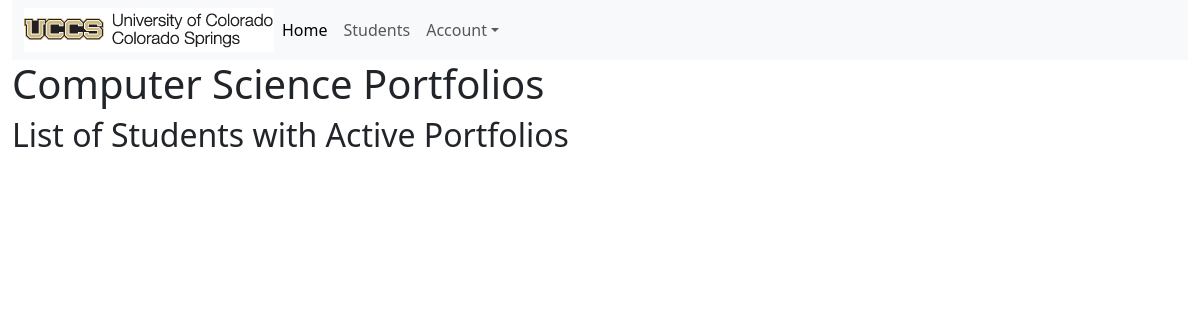
The app's page /, older data.
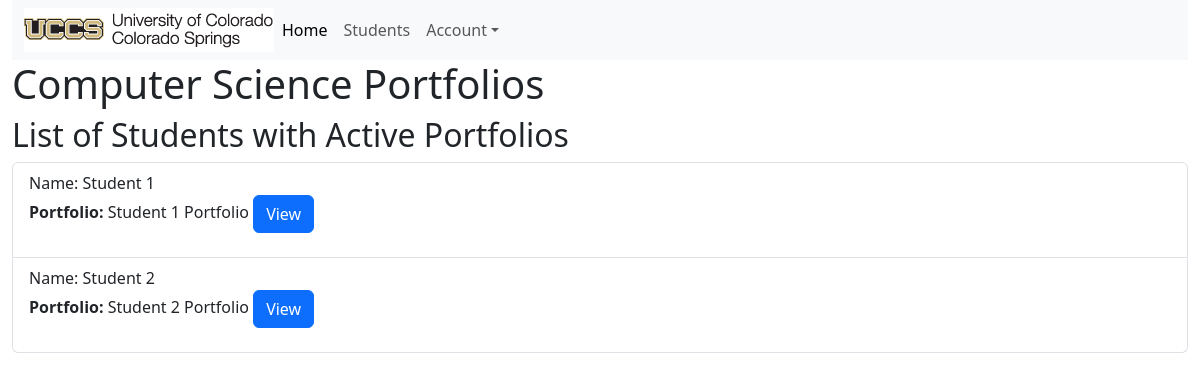
The same page, newer data.
### portfolio_app/models.py (models this page shows, shortened)
class Student(models.Model):
    MAJOR = (
        ('CSCI-PhD', 'PhD in Computer Science'),
        ('CSCI-BS', 'BS in Computer Science'),
        ('CPEN-BS', 'BS in Computer Engineering'),
        ('BIGD-BI', 'BI in Game Design and Development'),
        ('BICS-BI', 'BI in Computer Science'),
        ('BISC-BI', 'BI in Computer Security'),
        ('CSCI-BA', 'BA in Computer Science'),
        ('DASE-BS', 'BS in Data Analytics and Systems Engineering')
    )
    name = models.CharField(max_length=200)
    email = models.CharField("UCCS Email", max_length=200)
    major = models.CharField(max_length=200, choices= MAJOR)
    portfolio = models.OneToOneField(Portfolio, on_delete=models.CASCADE, unique=True, default=None)
    def __str__(self):
        return self.name

class Portfolio(models.Model):
    title = models.CharField(max_length=200)
    contact_email = models.CharField(max_length=200)
    is_active = models.BooleanField(default=False)
    about = models.TextField(blank=True)
    def get_absolute_url(self):
        return reverse('portfolio-detail', args=[str(self.id)])

### portfolio_app/views.py (the view)
# urls.py: path('', views.index, name='index'),
def index(request):
    student_active_portfolios = Student.objects.select_related('portfolio').all().filter(portfolio__is_active=True)
    print("active portfolio query set", student_active_portfolios)
    return render( request, 'portfolio_app/index.html', {'student_active_portfolios':student_active_portfolios})

### portfolio_app/templates/portfolio_app/index.html (shortened to what this page needs)
{% extends "portfolio_app/base_template.html" %}
{% block content %}
<h1>Computer Science Portfolios</h1>
<h2>List of Students with Active Portfolios</h2>
<ul class="list-group">
{% for i in student_active_portfolios %}
<li class="list-group-item">Name: {{i.name}}
<p><strong>Portfolio: </strong>{{ i.portfolio.title }}
<a class="btn btn-primary" href="{{ i.portfolio.get_absolute_url }}" role="button">View</a>
</li>
{% endfor %}
</ul>
{% endblock %}

Row changes from the older to the newer data that the page shows:
added Student: name "Student 1", portfolio "Student 1 Portfolio"
added Student: name "Student 2", portfolio "Student 2 Portfolio"
